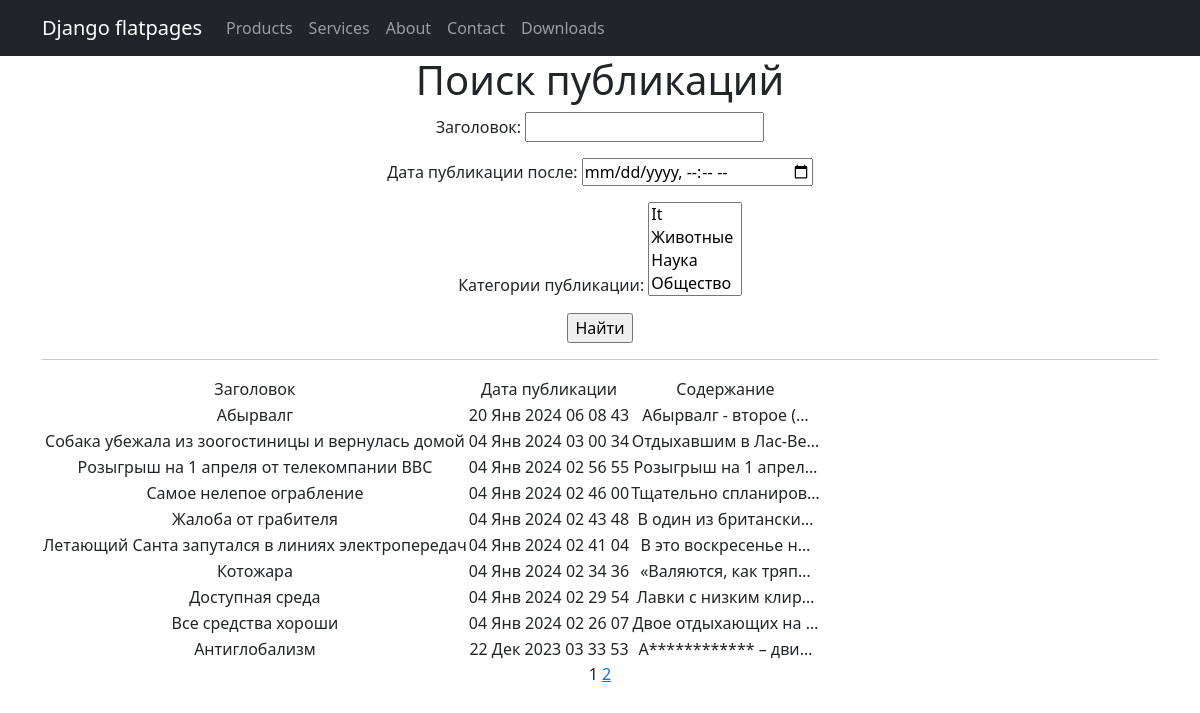
Page /news/search/ on the earlier database version.
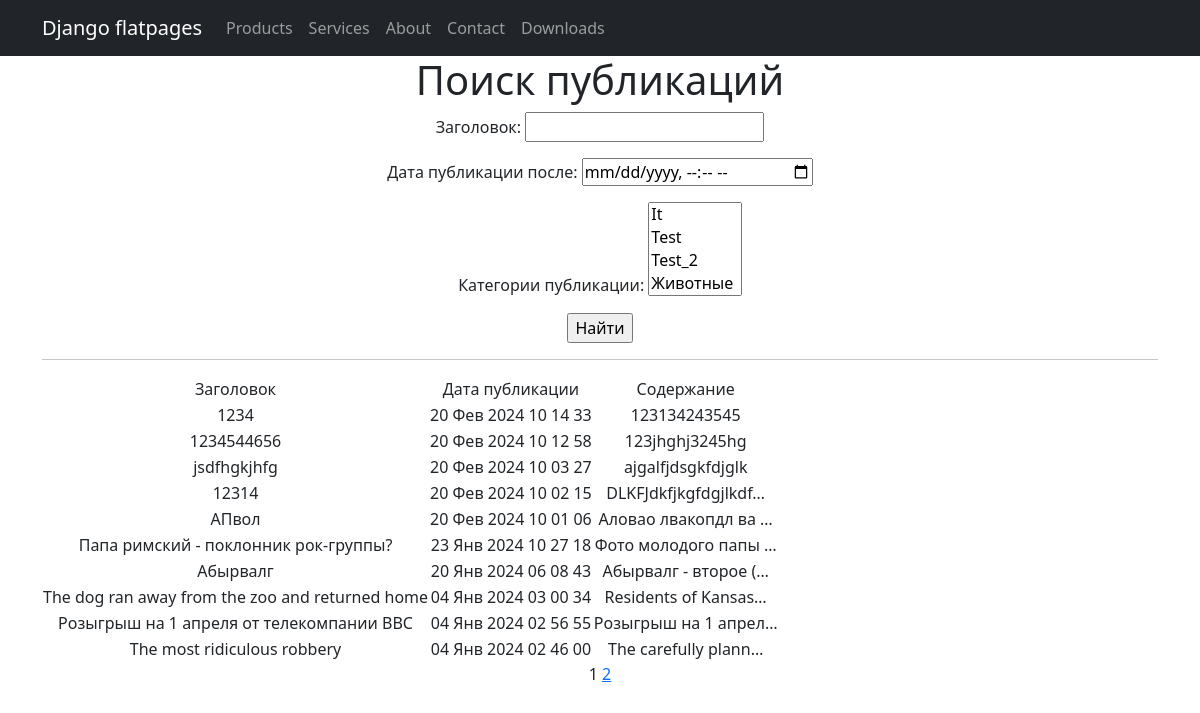
Same page on the later database version.
### news/models.py (models this page shows, shortened)
class Post(models.Model):
    article = 'AR' or 'Статья'
    news = 'NE'
    CATEGORY_MATERIAL = [
        (article, 'Статья'),
        (news, 'Новость')
    ]
    author = models.ForeignKey(Author, on_delete=models.CASCADE)
    category_post = models.CharField(max_length=2, choices=CATEGORY_MATERIAL, default=article)
    time_in = models.DateTimeField(auto_now_add=True)
    category_post_many = models.ManyToManyField(Category, through='PostCategory')
    title = models.CharField(max_length=128)
    text = models.TextField()
    rating = models.IntegerField(default=0)

### news/views.py (the view)
# urls.py: path('search/', Search.as_view(), name='search'),
class Search(ListView):
    model = Post
    ordering = '-time_in'
    template_name = 'search.html'
    context_object_name = 'posts'
    paginate_by = 10
    def get_queryset(self):
        queryset = super().get_queryset()
        self.filterset = PostFilter(self.request.GET, queryset)
        return self.filterset.qs
    def get_context_data(self, **kwargs):
        context = super().get_context_data(**kwargs)
        context['filterset'] = self.filterset
        return context

### news/models.py (called while the page is built)
    def __str__(self):
        return self.name.title()

### news/templatetags/custom_filters.py (called while the page is built)
@register.filter()
def censor(text):
    if not isinstance(text, str):
        raise StrException
    else:
        text_list = text.split()
        censor_list = []
        for word in text_list:
            clean_word = ''.join(c for c in word if c not in string.punctuation)
            if clean_word.lower() in BAD_WORDS:
                censor_word = clean_word[0] + (len(clean_word) - 1) * '*'
                censor_list.append(word.replace(clean_word, censor_word))
            else:
                censor_list.append(word)
    return ' '.join(censor_list)

### templates/search.html (shortened to what this page needs)
{% extends 'flatpages/default.html' %}
{% load custom_filters %}
{% load cache %}
{% block content %}
    {% cache 30 search %}
        <h1>Поиск публикаций</h1>
        <form action="" method="get">
            {{ filterset.form.as_p }}
            <input type="submit" value="Найти" />
        </form>
    {% endcache %}
    <hr>
    {% if posts %}
        <table>
            <tr>
                <td>Заголовок</td>
                <td>Дата публикации</td>
                <td>Содержание</td>
            </tr>
            {% cache 30 list_fr %}
            {% for post in posts %}
            <tr>
                <td>{{ post.title }}</td>
                <td>{{ post.time_in|date:'d M Y h i s' }}</td>
                <td>{{ post.text|truncatechars:20|censor }}</td>
            </tr>
            {% endfor %}
            {% endcache %}
        </table>
    {% else %}
        <h2>Публикаций нет</h2>
    {% endif %}
   {{ page_obj.number }}
   {% if page_obj.has_next %}
       <a href="?page={{ page_obj.next_page_number }}">{{ page_obj.next_page_number }}</a>
   {% endif %}
{% endblock content %}

Differences in the rows shown:
no longer on this page (row edited): Post: title "Жалоба от грабителя", time_in "04 Янв 2024 02 43 48", text|censor "В один из британски…"
no longer on this page (row edited): Post: title "Летающий Санта запутался в линиях электропередач", time_in "04 Янв 2024 02 41 04", text|censor "В это воскресенье н…"
no longer on this page (row edited): Post: title "Котожара", time_in "04 Янв 2024 02 34 36", text|censor "«Валяются, как тряп…"
no longer on this page (row edited): Post: title "Доступная среда", time_in "04 Янв 2024 02 29 54", text|censor "Лавки с низким клир…"
no longer on this page (row edited): Post: title "Все средства хороши", time_in "04 Янв 2024 02 26 07", text|censor "Двое отдыхающих на …"
no longer on this page (row edited): Post: title "Антиглобализм", time_in "22 Дек 2023 03 33 53", text|censor "А************ – дви…"
added Post: title "1234", time_in "20 Фев 2024 10 14 33", text|censor "123134243545"
added Post: title "1234544656", time_in "20 Фев 2024 10 12 58", text|censor "123jhghj3245hg"
added Post: title "jsdfhgkjhfg", time_in "20 Фев 2024 10 03 27", text|censor "ajgalfjdsgkfdjglk"
added Post: title "12314", time_in "20 Фев 2024 10 02 15", text|censor "DLKFJdkfjkgfdgjlkdf…"
added Post: title "АПвол", time_in "20 Фев 2024 10 01 06", text|censor "Аловао лвакопдл ва …"
added Post: title "Папа римский - поклонник рок-группы?", time_in "23 Янв 2024 10 27 18", text|censor "Фото молодого папы …"
changed Post: title "Собака убежала из зоогостиницы и вернулась домой" → "The dog ran away from the zoo and returned home"; text|censor "Отдыхавшим в Лас-Ве…" → "Residents of Kansas…"
changed Post: title "Самое нелепое ограбление" → "The most ridiculous robbery"; text|censor "Тщательно спланиров…" → "The carefully plann…"
Other differences:
form field category: "It / Животные / Наука / Общество" → "It / Test / Test_2 / Животные"
